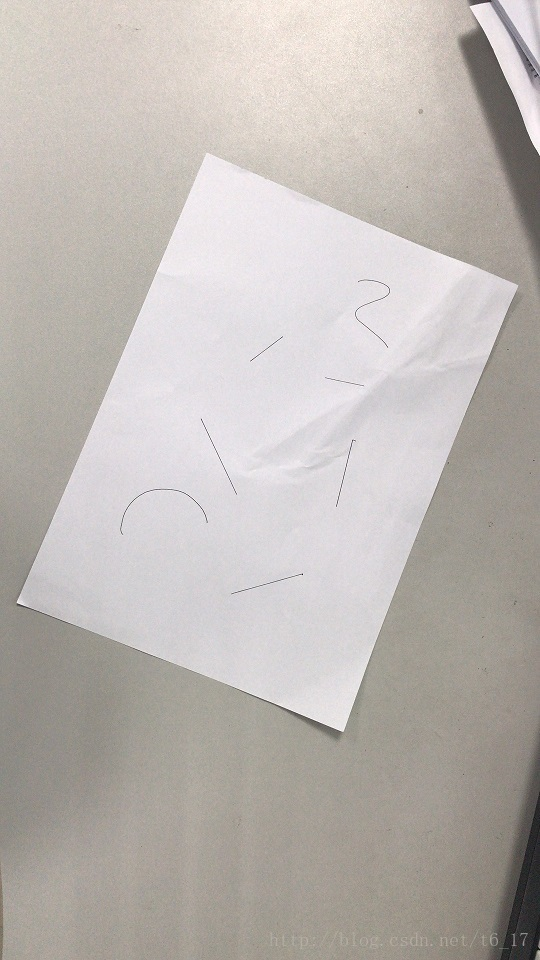
#> input picture 94+徐振翔+上海/第四周/透视/photo1.jpg, 540 x 960 px
$ python '透视变换_details.py'
#> lines starting #> are read from the running program, lines starting #| are printed output that depends on the picture; after the words box and inside, x2 and y2 are one past the last pixel; in counts of white or black regions, pixels touching at a corner belong together
# 目标：手写实现透视变换的算法，
# 调用顶点检测接口，
# 使用官方（a_type = 1）或手写的库(a_type = 2)，
# 使用指定（b_type = 1）或顶点检测得到的顶点（b_type = 2）为输入进行图像转换

import cv2
import numpy as np
import imutils
import sys

a_type = 2
b_type = 2


def cv_show(im, name="demo"):
    import cv2
    import numpy as np
    if (type(name) != str) or (type(im) != np.ndarray):
        return
    # show image
    cv2.imshow(name, im)
    # wait a key to destroy window
    cv2.waitKey(0)
    cv2.destroyAllWindows()


'''
cv2.approxPolyDP() 多边形逼近
作用:
对目标图像进行近似多边形拟合，使用一个较少顶点的多边形去拟合一个曲线轮廓，要求拟合曲线与实际轮廓曲线的距离小于某一阀值。

函数原形：
cv2.approxPolyDP(curve, epsilon, closed) -> approxCurve

参数：
curve ： 图像轮廓点集，一般由轮廓检测得到
epsilon ： 原始曲线与近似曲线的最大距离，参数越小，两直线越接近
closed ： 得到的近似曲线是否封闭，一般为True

返回值：
approxCurve ：返回的拟合后的多边形顶点集。
'''


def get_point(im):
    """
    :param im: cv2，BGR彩色图
    :return: 4个顶点坐标
    """
    gray = cv2.cvtColor(im, cv2.COLOR_BGR2GRAY)
    # 高斯滤波
    # def GaussianBlur(src, ksize, sigmaX, dst=None, sigmaY=None, borderType=None)
    blurred = cv2.GaussianBlur(gray, (5, 5), 0)
    # 膨胀处理
    dilate = cv2.dilate(blurred, cv2.getStructuringElement(cv2.MORPH_RECT, (3, 3)))
    edged = cv2.Canny(dilate, 30, 120, 3)  # 边缘检测，canny算法
    cnts = cv2.findContours(edged.copy(), cv2.RETR_EXTERNAL, cv2.CHAIN_APPROX_SIMPLE)  # 轮廓检测
    cnts = cnts[0]
    docCnt = None

    if len(cnts) > 0:
        cnts = sorted(cnts, key=cv2.contourArea, reverse=True)  # 根据轮廓面积从大到小排序
        for c in cnts:
            peri = cv2.arcLength(c, True)  # 计算轮廓周长
            approx = cv2.approxPolyDP(c, 0.02 * peri, True)  # 轮廓多边形拟合
            # 轮廓为4个点表示找到纸张
            if len(approx) == 4:
                # 记录轮廓
                docCnt = approx
                break

    # 在输入图像对应位置画圈
    for peak in docCnt:
        peak = peak[0]
        cv2.circle(im, tuple(peak), 10, (255, 0, 0))

    return np.float32(docCnt.reshape(4, 2))


def getPerMatrix(src, dst):
    """
    :param src: 转换前源顶点，最少四个
    :param dst: 转换后目标顶点，最少四个
    :return: matrix: 转换矩阵
    """
    if src.shape[0] == dst.shape[0] and src.shape[0] >= 4:
        # 根据矩阵运算，将4个顶点数据分别写入到待计算的矩阵中

        nums = src.shape[0]
        # A * W = B
        A = np.zeros((2 * nums, 8))
        B = np.zeros((2 * nums, 1))

        for i in range(0, nums):
            A_i = src[i, :]
            B_i = dst[i, :]
            A[2 * i, :] = [A_i[0], A_i[1], 1, 0, 0, 0, -A_i[0] * B_i[0], -A_i[1] * B_i[0]]
            B[2 * i] = B_i[0]
            A[2 * i + 1, :] = [0, 0, 0, A_i[0], A_i[1], 1, -A_i[0] * B_i[1], -A_i[1] * B_i[1]]
            B[2 * i + 1] = B_i[1]

        # array生成数组，用np.dot()表示矩阵乘积，（*）号或np.multiply()表示点乘, 用np.linalg.inv()表示逆矩阵
        # 用A.I求出A的逆矩阵，然后与B相乘，求出warpMatrix
        # 求出a_11, a_12, a_13, a_21, a_22, a_23, a_31, a_32
        a1 = np.array(A)
        a2 = np.mat(A)
        w1 = np.dot(np.linalg.inv(a1), B)
        w2 = a2.I * B
        # print(w1)
        # print(w2)

        # 结果后处理，添加1
        w = w1.T[0]
        # 插入a_33 = 1
        w = np.insert(w, w.shape[0], 1.0, 0)
        # print(w)
        w = w.reshape((3, 3))
        # print(w)
        return w
    else:
        return []


img = cv2.imread('photo1.jpg')
#> img is the input picture: shape (960, 540, 3); mean B, G, R 179.3, 183.7, 189.4
img1 = img.copy()
# cv_show(img)


'''
注意这里src和dst的输入并不是图像，而是图像对应的顶点坐标。
'''
# src = np.float32([[207, 151], [517, 285], [17, 601], [343, 731]])
# print(src.shape)
if b_type == 1:
    src = np.float32([[207, 151], [517, 285], [17, 601], [343, 731]])
    dst = np.float32([[0, 0], [337, 0], [0, 488], [337, 488]])
else:
    src = get_point(img1)
#> in get_point, `edged = cv2.Canny(dilate, 30, 120, 3)`:
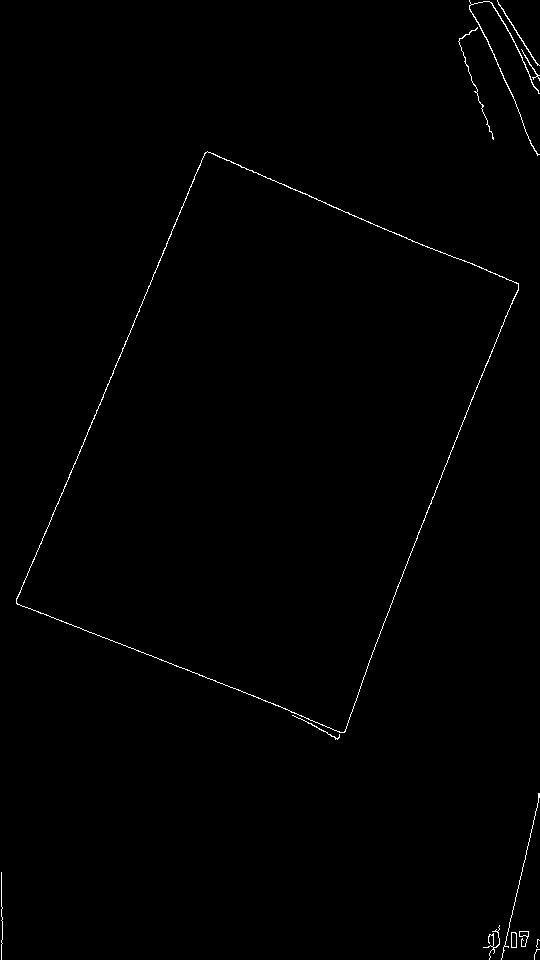
#> edged: shape (960, 540); 0.57% white in thin lines or dots
#> in get_point, `cnts = cv2.findContours(edged.copy(), cv2.RETR_EXTERNAL, cv2.CHAIN_APP..`: cnts = 13 contours, 7 with area under 20; largest, box (x1, y1, x2, y2) and area: (16, 151, 519, 733) 167210, (469, 0, 540, 156) 94, (511, 932, 517, 948) 74, (519, 931, 529, 947) 45, (497, 0, 540, 66) 39, (458, 27, 494, 140) 25
#> the loop in get_point, `for c in cnts:` made 1 pass
#> (peri, docCnt) on pass 1: (1799.9, [[207, 151], [16, 603], [344, 732], [518, 283]])
#> the loop in get_point, `for peak in docCnt:` made 4 passes
#> peak on passes 1 to 4: [207, 151], [16, 603], [344, 732], [518, 283]
#> after the loop in get_point, `for peak in docCnt:`:
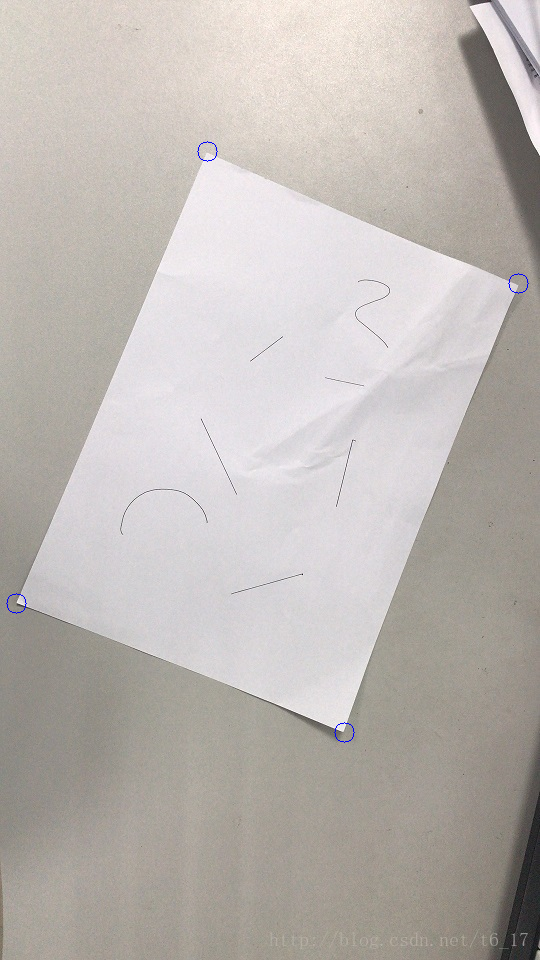
#> im: shape (960, 540, 3); 0.04% of pixels changed, all inside (x1, y1, x2, y2) = (6, 141, 529, 743)
#> src = [[207, 151], [16, 603], [344, 732], [518, 283]]
    # print(src.shape)
    # print(src)
    # [[207, 151], [16, 603], [344, 732], [518, 283]]
    dst = np.float32([[0, 0], [0, 488], [337, 488], [337, 0]])

print(img.shape)
#| (960, 540, 3)
# 生成透视变换矩阵；进行透视变换
if a_type == 1:
    m = cv2.getPerspectiveTransform(src, dst)
else:
    m = getPerMatrix(src, dst)
#> the loop in getPerMatrix, `for i in range(0, nums):` made 4 passes
#> after the loop in getPerMatrix, `for i in range(0, nums):`: B = [0, 0, 0, 488, 337, 488, 337, 0]
#> in getPerMatrix, `w1 = np.dot(np.linalg.inv(a1), B)`: w1 = [0.894, 0.378, -242.2, -0.402, 0.948, -59.83, -8.42e-05, 6.04e-05]
#> in getPerMatrix, `w2 = a2.I * B`: w2 = [[0.894], [0.378], [-242.2], [-0.402], [0.948], [-59.83], [-8.42e-05], [6.04e-05]]
#> in getPerMatrix, `w = w1.T[0]`: w has the same summary as w1
#> in getPerMatrix, `w = np.insert(w, w.shape[0], 1.0, 0)`: w = [0.894, 0.378, -242.2, -0.402, 0.948, -59.83, -8.42e-05, 6.04e-05, 1]
#> in getPerMatrix, `w = w.reshape((3, 3))`: w = [[0.894, 0.378, -242.2], [-0.402, 0.948, -59.83], [-8.42e-05, 6.04e-05, 1]]
#> m has the same summary as w in getPerMatrix
    if len(m) < 1:
        print("input err")
        sys.exit()
print("warpMatrix:\n")
print(m)
#| [[ 8.94424783e-01  3.77953835e-01 -2.42216959e+02]
#|  [-4.02172562e-01  9.47542931e-01 -5.98292622e+01]
#|  [-8.42123816e-05  6.03604064e-05  1.00000000e+00]]
# 使用透视变换矩阵进行透视变换
# target = cv2.warpPerspective(img1, m, (337, 488))
target = cv2.warpPerspective(img, m, (337, 488))
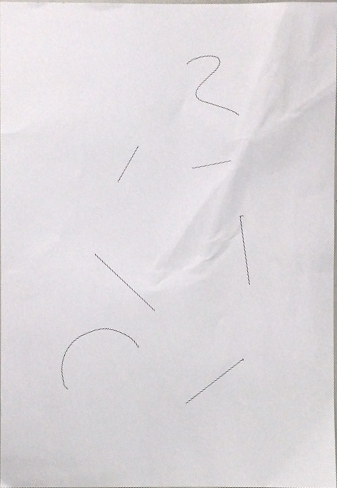
#> target: shape (488, 337, 3); mean B, G, R 220.2, 216.9, 220.8
# cv2.imshow("img", img)
cv2.imshow("img", img1)
cv_show(target)
